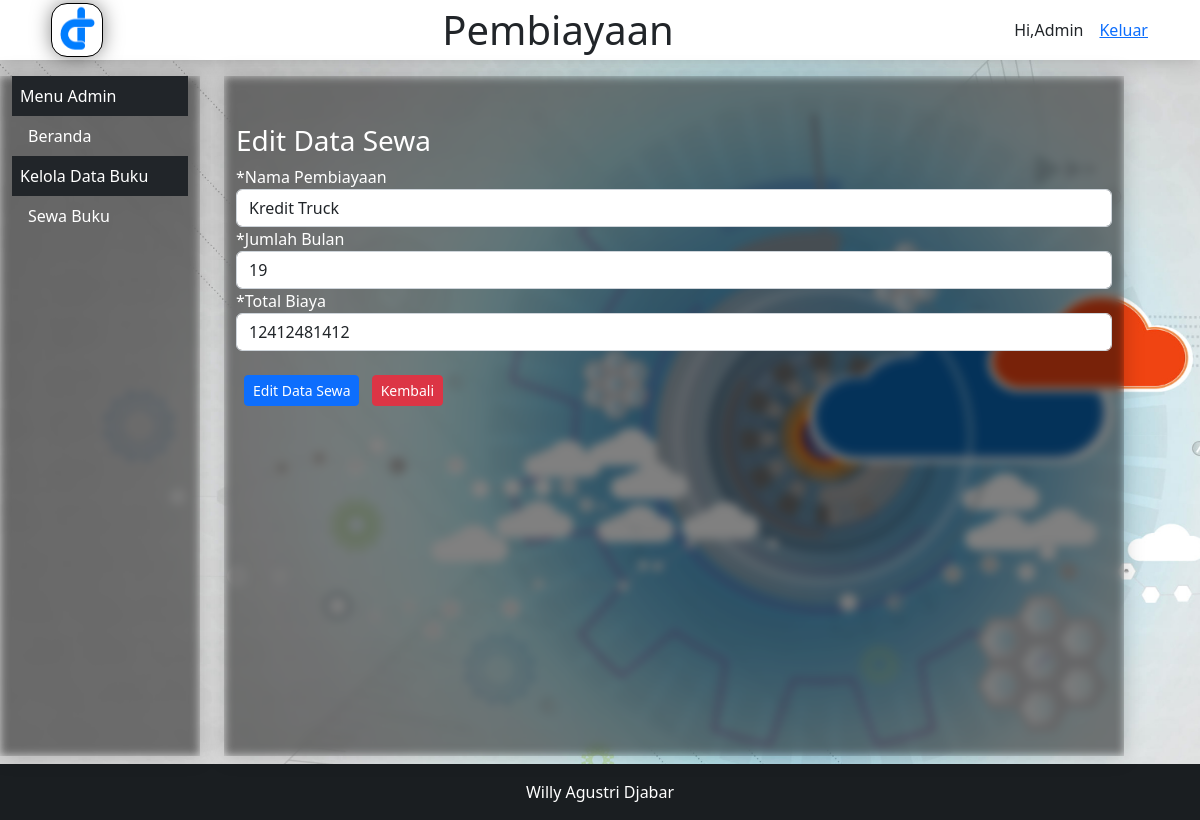
The page /pages/pembiayaan-edit.php?id_pembiayaan=31 on the database its author committed.
### tables this page shows
CREATE TABLE `tb_sewa` (
  `id_pembiayaan` int(10) NOT NULL AUTO_INCREMENT,
  `nama_pembiayaan` varchar(40) NOT NULL,
  `jumlah_bulan` int(5) NOT NULL,
  `total_biaya` bigint(15) NOT NULL,
  `biaya_perbulan` bigint(15) NOT NULL,
  PRIMARY KEY (`id_pembiayaan`)
);

### pages/pembiayaan-edit.php (the view, shortened to what this page needs)
<!DOCTYPE html>
<html lang="en">
<head>
    <link rel="stylesheet" href="../assets/style.css" />
    <link href="../assets/bootstrap-5.2.3-dist/css/bootstrap.min.css" rel="stylesheet" />
    <link rel="stylesheet" href="https://cdnjs.cloudflare.com/ajax/libs/font-awesome/4.7.0/css/font-awesome.min.css">
</head>
<body>
    <header class="mb-3  p-1 mb-2 glass-effect d-flex justify-content-between align-items-center">
        <span class="img-wrapper">
            <img class="text-left mx-5" src="../images/logo.png" alt="" width="50px">
        </span>
        <h1 class="m-0">Pembiayaan</h1>
        <div class="user mx-5 text-center d-flex align-items-center">
            <span class="text-sm">Hi,</span>
            <span class="me-2">Admin</span>
            <a href="proses/logout.php" class=" text-center d-flex align-items-center">
                Keluar
            </a>
        </div>
    </header>
    <div class="container-fluid">
        <div class="row">
            <div class="glass-effect col-2 ">
                <ul class="nav flex-column">
                    <li class="nav-item ">
                        <span class=" nav text-white  bg-dark p-2" href="#">Menu Admin</span>
                    </li>
                    <li class="nav-item">
                        <a class=" nav-link text-white " href="index.php?p=beranda">
                            Beranda
                        </a>
                    </li>
                    <li class="nav-item">
                        <span class="nav text-white  bg-dark p-2">Kelola Data Buku</span>
                    </li>
                    <li class="nav-item">
                        <a class=" nav-link text-white " href="index.php?p=pembiayaan">
                            Sewa Buku
                        </a>
                    </li>
                </ul>
            </div>
            <div class="form glass-effect col-9 mx-4">
                <?php
  $id_pembiayaan = $_GET['id_pembiayaan'];
  include('../koneksi.php');
  $query = mysqli_query($db,"select * from tb_sewa where id_pembiayaan = '$id_pembiayaan'");
  $row = mysqli_fetch_assoc($query);
  ?>
                <form class="mt-5" action="../proses/pembiayaan-edit-proses.php?id_pembiayaan=<?= $id_pembiayaan ?>"
                    method="POST">
                    <h3>Edit Data Sewa </h3>
                    <div class="form-group">
                        <label for="exampleFormControlInput1">*Nama Pembiayaan</label>
                        <input type="text" class="form-control" id="exampleFormControlInput1"
                            placeholder="Willy Agustri Djabar" name="nama_pembiayaan"
                            value="<?php echo $row['nama_pembiayaan']?>  " />
                    </div>
                    <div class="form-group">
                        <label for="exampleFormControlInput1">*Jumlah Bulan</label>
                        <input type="text" class="form-control" id="exampleFormControlInput1"
                            placeholder="Willy Agustri Djabar" name="jumlah_bulan"
                            value="<?php echo $row['jumlah_bulan']?>  " />
                    </div>
                    <div class="form-group">
                        <label for="exampleFormControlInput1">*Total Biaya</label>
                        <input type="text" class="form-control" id="exampleFormControlInput1"
                            placeholder="Willy Agustri Djabar" name="total_biaya"
                            value="<?php echo $row['total_biaya']?>  " />
                    </div>
                    <div class="mt-4">
                        <button class="btn btn-sm btn-primary mx-2" name="submit">Edit Data Sewa</button>
                        <a href="../index.php?p=pembiayaan" class=" btn btn-sm btn-danger ">Kembali</a>
                    </div>
                </form>
            </div>
        </div>
    </div>
</body>
<footer class=" bg-dark text-center text-white text-lg-start mt-2">
    <div class="text-center p-3" style="background-color: rgba(0, 0, 0, 0.2)">
        Willy Agustri Djabar
    </div>
</footer>
</html>

### assets/style.css (style rules this page uses)
* { margin: 0; padding: 0; box-sizing: border-box; }
body { background: url("../images/background.jpg") fixed no-repeat; background-size: cover; height: 85vh; }
img { border-radius: 15px; outline: 1px solid black; box-shadow: 0 0 20px rgba(0, 0, 0, 0.5); }
html, .container-fluid, .row, .col-2, .col-10 { height: 100%; width: auto; color: white; }
.glass-effect { backdrop-filter: blur(5px) brightness(50%) saturate(100%); background: rgba(255, 255, 255, 0); box-shadow: 0 0 20px rgba(0, 0, 0, 0.2); }
header.glass-effect { backdrop-filter: blur(5px) brightness(100%) saturate(100%); background: rgb(255, 255, 255); box-shadow: 0 0 20px rgba(0, 0, 0, 0.2); }

### rows shown on the page
tb_sewa: nama_pembiayaan "Kredit Truck", jumlah_bulan "19", total_biaya "12412481412"
